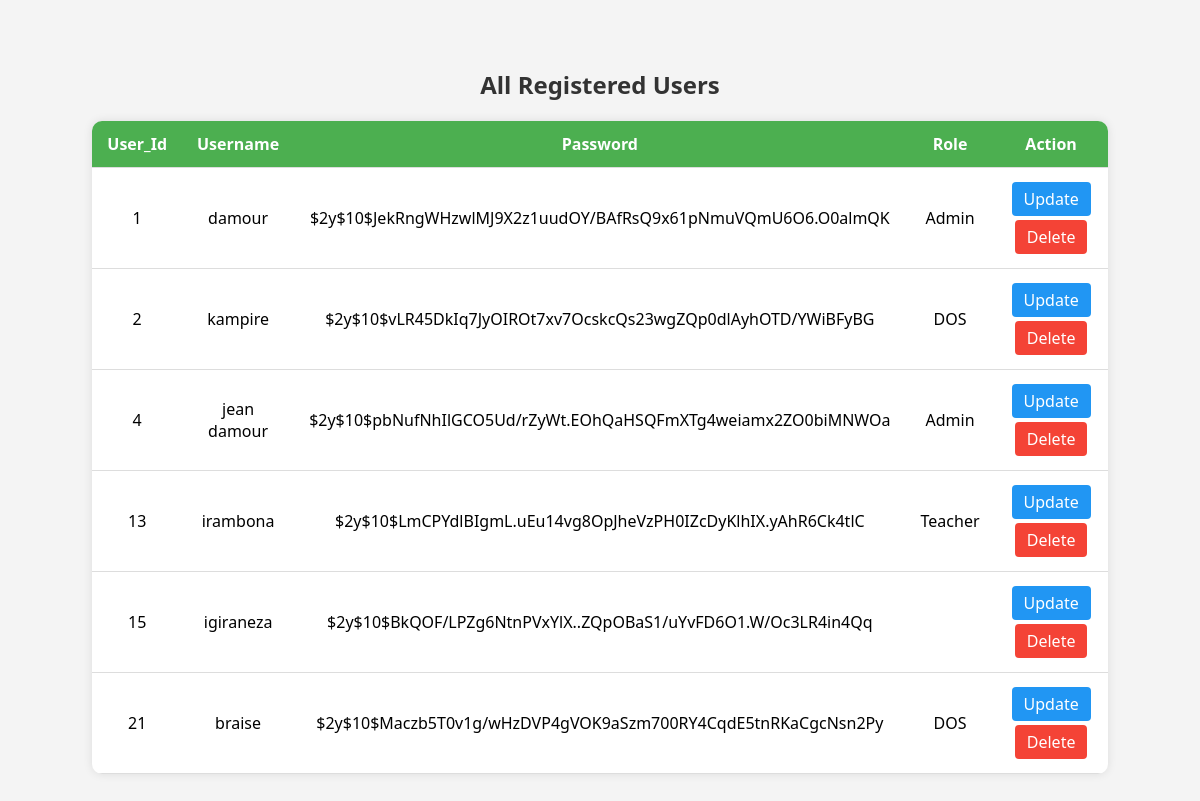
Screenshot of /alluser.php with the database file from the repository.
### tables this page shows
CREATE TABLE `users` (
  `User_Id` int(11) NOT NULL,
  `Username` varchar(100) NOT NULL,
  `Password` varchar(255) NOT NULL,
  `Role` enum('DOS','Admin','Teacher') NOT NULL
);

### alluser.php (the view, shortened to what this page needs)
<?php
$conn = mysqli_connect("localhost", "root", "", "gikonko_tsss");
$sql = "SELECT * FROM Users";
$result = mysqli_query($conn, $sql);
?>
<!DOCTYPE html>
<html lang="en">
<head>
</head>
<body>
<h2>All Registered Users</h2>
<table>
  <thead>
    <tr>
      <th>User_Id</th>
      <th>Username</th>
      <th>Password</th>
      <th>Role</th>
      <th>Action</th>
    </tr>
  </thead>
  <tbody>
    <?php if (mysqli_num_rows($result) > 0): ?>
      <?php while ($row = mysqli_fetch_assoc($result)): ?>
        <tr>
          <td><?= htmlspecialchars($row['User_Id']) ?></td>
          <td><?= htmlspecialchars($row['Username']) ?></td>
          <td><?= htmlspecialchars($row['Password']) ?></td>
          <td><?= htmlspecialchars($row['Role']) ?></td>
          <td>
            <a class="button" href="update_user.php?User_Id=<?= $row['User_Id'] ?>">Update</a>
            <a class="button delete" href="delete_user.php?User_Id=<?= $row['User_Id'] ?>" onclick="return confirm('Are you sure you want to delete this user?');">Delete</a>
          </td>
        </tr>
      <?php endwhile; ?>
    <?php else: ?>
      <tr><td colspan="5">No users found.</td></tr>
    <?php endif; ?>
  </tbody>
</table>
</body>
</html>

### alluser.php (style rules this page uses)
body { font-family: 'Segoe UI', Tahoma, Geneva, Verdana, sans-serif; background-color: #f4f4f4; padding: 40px; }
h2 { text-align: center; color: #333; }
table { width: 90%; margin: 0 auto; border-collapse: collapse; background: #fff; box-shadow: 0 0 10px rgba(0,0,0,0.1); border-radius: 10px; overflow: hidden; }
th, td { padding: 12px 15px; border-bottom: 1px solid #ddd; text-align: center; }
th { background-color: #4CAF50; color: white; }
a.button { padding: 6px 12px; background-color: #2196F3; color: white; text-decoration: none; border-radius: 4px; margin: 2px; display: inline-block; }
a.button.delete { background-color: #f44336; }

### rows the page displays
users: User_Id "1", Username "damour", Password "$2y$10$JekRngWHzwlMJ9X2z1uudOY/BAfRsQ9x61pNmuVQmU6O6.O0almQK", Role "Admin"
users: User_Id "2", Username "kampire", Password "$2y$10$vLR45DkIq7JyOIROt7xv7OcskcQs23wgZQp0dlAyhOTD/YWiBFyBG", Role "DOS"
users: User_Id "4", Username "jean damour", Password "$2y$10$pbNufNhIlGCO5Ud/rZyWt.EOhQaHSQFmXTg4weiamx2ZO0biMNWOa", Role "Admin"
users: User_Id "13", Username "irambona", Password "$2y$10$LmCPYdlBIgmL.uEu14vg8OpJheVzPH0IZcDyKlhIX.yAhR6Ck4tlC", Role "Teacher"
users: User_Id "15", Username "igiraneza", Password "$2y$10$BkQOF/LPZg6NtnPVxYlX..ZQpOBaS1/uYvFD6O1.W/Oc3LR4in4Qq"
users: User_Id "21", Username "braise", Password "$2y$10$Maczb5T0v1g/wHzDVP4gVOK9aSzm700RY4CqdE5tnRKaCgcNsn2Py", Role "DOS"
